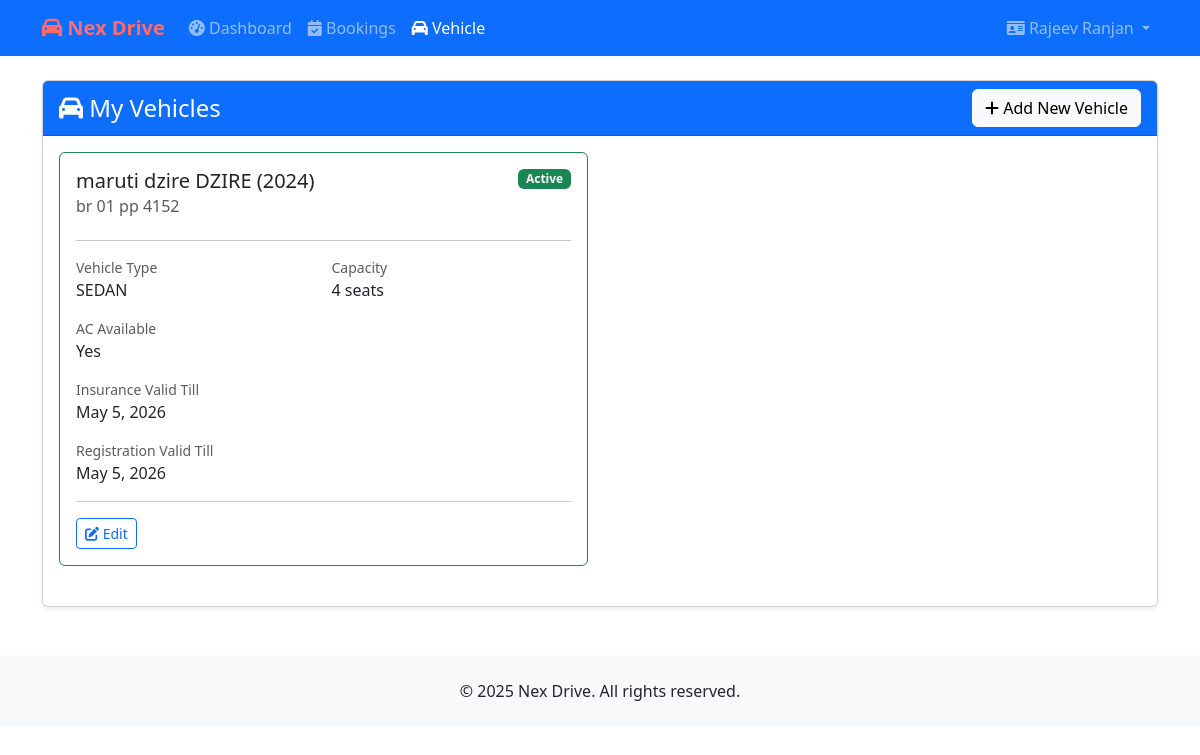
Screenshot of /driver/vehicle/ (signed in) with the database file from the repository.
### core/models.py (models this page shows, shortened)
class Vehicle(models.Model):
    VEHICLE_TYPES = [
        ('SEDAN', 'Sedan'),
        ('SUV', 'SUV'),
        ('LUXURY', 'Luxury'),
        ('COMPACT', 'Compact'),
    ]
    driver = models.ForeignKey(Driver, on_delete=models.CASCADE, related_name='vehicles')
    vehicle_number = models.CharField(max_length=15, unique=True)
    model = models.CharField(max_length=100)
    vehicle_type = models.CharField(max_length=10, choices=VEHICLE_TYPES)
    capacity = models.PositiveIntegerField()
    ac_available = models.BooleanField(default=True)
    insurance_valid_till = models.DateField()
    registration_valid_till = models.DateField()
    is_active = models.BooleanField(default=True)
    class Meta:
        verbose_name = 'Vehicle'
        verbose_name_plural = 'Vehicles'

### driver/views.py (the view)
# urls.py: path('vehicle/', views.vehicle_info, name='vehicle'),
@login_required
def vehicle_info(request):
    try:
        driver = request.user.driver
        vehicles = Vehicle.objects.filter(driver=driver)
        return render(request, 'driver/vehicle.html', {'vehicles': vehicles})
    except Driver.DoesNotExist:
        messages.error(request, 'You are not registered as a driver.')
        return redirect('home')

### driver/context_processors.py (called while the page is built)
def driver_profile(request):
    context = {
        'is_driver': False,
        'driver': None
    }
    if request.user.is_authenticated:
        try:
            context['driver'] = request.user.driver
            context['is_driver'] = True
        except:
            pass
    return context

### driver/templates/driver/vehicle.html (shortened to what this page needs)
{% extends 'core/base.html' %}
{% load static %}
{% load crispy_forms_tags %}
{% block content %}
<div class="container mt-4">
    <div class="row">
        <div class="col-12">
            <div class="card shadow-sm">
                <div class="card-header bg-primary text-white d-flex justify-content-between align-items-center">
                    <h4 class="mb-0"><i class="fas fa-car"></i> My Vehicles</h4>
                    <button type="button" class="btn btn-light" data-bs-toggle="modal" data-bs-target="#addVehicleModal">
                        <i class="fas fa-plus"></i> Add New Vehicle
                    </button>
                </div>
                <div class="card-body">
                    {% if vehicles %}
                        <div class="row">
                            {% for vehicle in vehicles %}
                            <div class="col-md-6 mb-4">
                                <div class="card h-100 {% if vehicle.is_active %}border-success{% endif %}">
                                    <div class="card-body">
                                        <div class="d-flex justify-content-between align-items-start">
                                            <div>
                                                <h5 class="card-title">{{ vehicle.model }}</h5>
                                                <h6 class="card-subtitle mb-2 text-muted">{{ vehicle.vehicle_number }}</h6>
                                            </div>
                                            {% if vehicle.is_active %}
                                            <span class="badge bg-success">Active</span>
                                            {% endif %}
                                        </div>
                                        <hr>
                                        <div class="row g-3">
                                            <div class="col-6">
                                                <small class="text-muted d-block">Vehicle Type</small>
                                                <span>{{ vehicle.vehicle_type }}</span>
                                            </div>
                                            <div class="col-6">
                                                <small class="text-muted d-block">Capacity</small>
                                                <span>{{ vehicle.capacity }} seats</span>
                                            </div>
                                            <div class="col-6">
                                                <small class="text-muted d-block">AC Available</small>
                                                <span>{% if vehicle.ac_available %}Yes{% else %}No{% endif %}</span>
                                            </div>
                                            <div class="col-12">
                                                <small class="text-muted d-block">Insurance Valid Till</small>
                                                <span>{{ vehicle.insurance_valid_till }}</span>
                                            </div>
                                            <div class="col-12">
                                                <small class="text-muted d-block">Registration Valid Till</small>
                                                <span>{{ vehicle.registration_valid_till }}</span>
                                            </div>
                                        </div>
                                        <hr>
                                        <div class="d-flex justify-content-between">
                                            <button class="btn btn-sm btn-outline-primary" onclick="editVehicle('{{ vehicle.id }}')">
                                                <i class="fas fa-edit"></i> Edit
                                            </button>
                                        </div>
                                    </div>
                                </div>
                            </div>
                            {% endfor %}
                        </div>
                    {% endif %}
                </div>
            </div>
        </div>
    </div>
</div>
{% endblock %}

### templates/core/base.html (shortened to what this page needs)
{% load static %}
<!DOCTYPE html>
<html lang="en">
<head>
    <link href="https://cdn.jsdelivr.net/npm/bootstrap@5.3.0/dist/css/bootstrap.min.css" rel="stylesheet">
    <link href="https://cdnjs.cloudflare.com/ajax/libs/font-awesome/6.0.0/css/all.min.css" rel="stylesheet">
</head>
<body>
    <nav class="navbar navbar-expand-lg navbar-dark bg-primary">
        <div class="container">
            <a class="navbar-brand" href="{% url 'home' %}">
                <i class="fas fa-car"></i> Nex Drive
            </a>
            <div class="collapse navbar-collapse" id="navbarNav">
                <ul class="navbar-nav me-auto">
                    {% if user.is_authenticated %}
                        {% if is_driver %}
                            <li class="nav-item">
                                <a class="nav-link {% if request.resolver_match.url_name == 'dashboard' %}active{% endif %}"
                                   href="{% url 'driver:dashboard' %}">
                                    <i class="fas fa-tachometer-alt"></i> Dashboard
                                </a>
                            </li>
                            <li class="nav-item">
                                <a class="nav-link {% if request.resolver_match.url_name == 'bookings' %}active{% endif %}"
                                   href="{% url 'driver:bookings' %}">
                                    <i class="fas fa-calendar-check"></i> Bookings
                                </a>
                            </li>
                            <li class="nav-item">
                                <a class="nav-link {% if request.resolver_match.url_name == 'vehicle' %}active{% endif %}"
                                   href="{% url 'driver:vehicle' %}">
                                    <i class="fas fa-car"></i> Vehicle
                                </a>
                            </li>
                        {% endif %}
                    {% endif %}
                </ul>
                <ul class="navbar-nav">
                    {% if user.is_authenticated %}
                        <li class="nav-item dropdown">
                            <a class="nav-link dropdown-toggle" href="#" id="navbarDropdown" role="button"
                               data-bs-toggle="dropdown" aria-expanded="false">
                                {% if is_driver %}
                                    <i class="fas fa-id-card"></i>
                                {% else %}
                                    <i class="fas fa-user"></i>
                                {% endif %}
                                {{ user.get_full_name|default:user.username }}
                            </a>
                        </li>
                    {% endif %}
                </ul>
            </div>
        </div>
    </nav>
    {% block content %}{% endblock %}
    <footer class="bg-light py-4 mt-5">
        <div class="container text-center">
            <p class="mb-0">&copy; {% now "Y" %} Nex Drive. All rights reserved.</p>
        </div>
    </footer>
</body>
</html>

### templates/core/base.html (style rules this page uses)
.navbar-brand { font-weight: bold; color: #ff6b6b !important; }

### rows the page displays
Vehicle: model "maruti dzire DZIRE (2024)", vehicle_number "br 01 pp 4152", is_active "Active", vehicle_type "SEDAN", capacity "4", ac_available "Yes", insurance_valid_till "May 5, 2026", registration_valid_till "May 5, 2026"

### other values shown
{{ user.get_full_name|default:user.username }} "Rajeev Ranjan"
